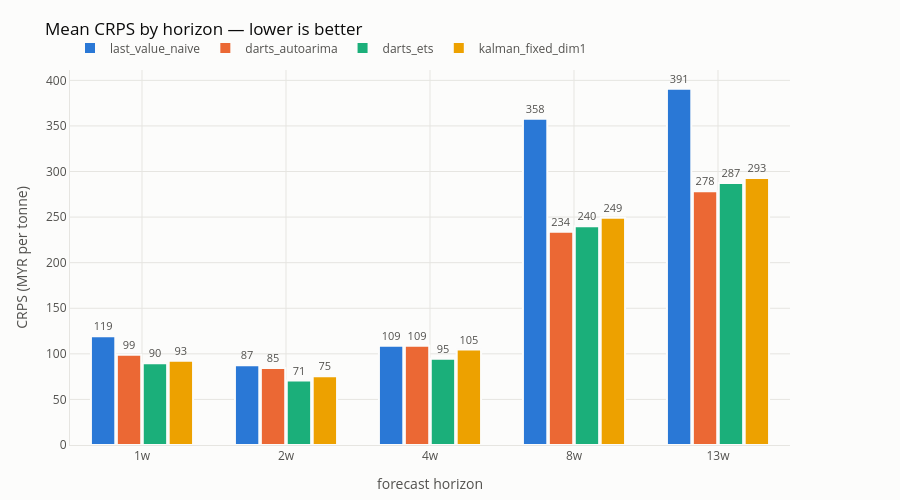

The cell this chart's notebook holds for it:
### Markdown cell above
---
## 5. The pictures

CRPS by horizon first: the crossover between the naive and everything else is
the story of this series -- a random walk is near-unbeatable at 1-2 weeks, and
honest uncertainty pays from 4 weeks out.

### Code cell
core = frame[frame.predictor.isin(["last_value_naive", "darts_ets", "darts_autoarima", "kalman_fixed_dim1"])]
plot_crps_by_horizon(core)

### Figure 1 — Plotly figure (JSON) as saved in the notebook; plotly's stock layout.template omitted (floating-point values rounded to 4 significant figures)
{"data": [{"hovertemplate": "last_value_naive<br>%{x} ahead<br>CRPS <b>%{y:,.1f}</b><extra></extra>", "marker": {"color": "#2a78d6", "line": {"color": "#fcfcfb", "width": 2}}, "name": "last_value_naive", "text": ["119", "87", "109", "358", "391"], "textfont": {"color": "#52514e", "size": 11}, "textposition": "outside", "type": "bar", "x": ["1w", "2w", "4w", "8w", "13w"], "y": [119.4, 87.43, 108.9, 357.8, 390.8]}, {"hovertemplate": "darts_autoarima<br>%{x} ahead<br>CRPS <b>%{y:,.1f}</b><extra></extra>", "marker": {"color": "#eb6834", "line": {"color": "#fcfcfb", "width": 2}}, "name": "darts_autoarima", "text": ["99", "85", "109", "234", "278"], "textfont": {"color": "#52514e", "size": 11}, "textposition": "outside", "type": "bar", "x": ["1w", "2w", "4w", "8w", "13w"], "y": [99.11, 84.54, 109.0, 234.0, 278.4]}, {"hovertemplate": "darts_ets<br>%{x} ahead<br>CRPS <b>%{y:,.1f}</b><extra></extra>", "marker": {"color": "#1baf7a", "line": {"color": "#fcfcfb", "width": 2}}, "name": "darts_ets", "text": ["90", "71", "95", "240", "287"], "textfont": {"color": "#52514e", "size": 11}, "textposition": "outside", "type": "bar", "x": ["1w", "2w", "4w", "8w", "13w"], "y": [89.77, 70.64, 94.6, 240.0, 287.3]}, {"hovertemplate": "kalman_fixed_dim1<br>%{x} ahead<br>CRPS <b>%{y:,.1f}</b><extra></extra>", "marker": {"color": "#eda100", "line": {"color": "#fcfcfb", "width": 2}}, "name": "kalman_fixed_dim1", "text": ["93", "75", "105", "249", "293"], "textfont": {"color": "#52514e", "size": 11}, "textposition": "outside", "type": "bar", "x": ["1w", "2w", "4w", "8w", "13w"], "y": [92.53, 75.43, 104.7, 249.2, 292.8]}], "layout": {"bargap": 0.28, "bargroupgap": 0.06, "barmode": "group", "font": {"color": "#52514e", "size": 12}, "height": 500, "hovermode": "closest", "legend": {"orientation": "h", "x": 0, "xanchor": "left", "y": 1.02, "yanchor": "bottom"}, "margin": {"b": 55, "l": 70, "r": 110, "t": 70}, "paper_bgcolor": "#fcfcfb", "plot_bgcolor": "#fcfcfb", "title": {"font": {"color": "#0b0b0b", "size": 17}, "text": "Mean CRPS by horizon — lower is better"}, "xaxis": {"gridcolor": "#e6e5e1", "linecolor": "#e6e5e1", "showspikes": false, "title": {"text": "forecast horizon"}, "zeroline": false}, "yaxis": {"gridcolor": "#e6e5e1", "linecolor": "#e6e5e1", "showspikes": false, "title": {"text": "CRPS (MYR per tonne)"}, "zeroline": false}}}
